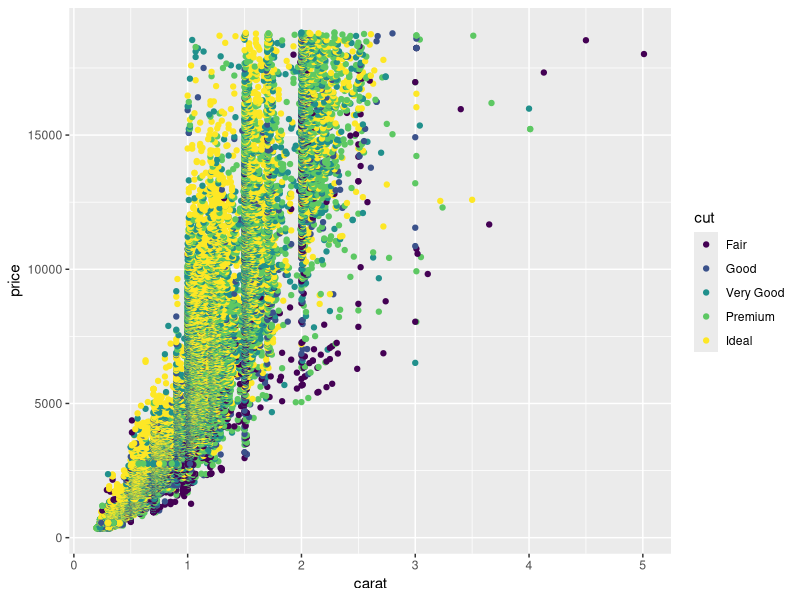
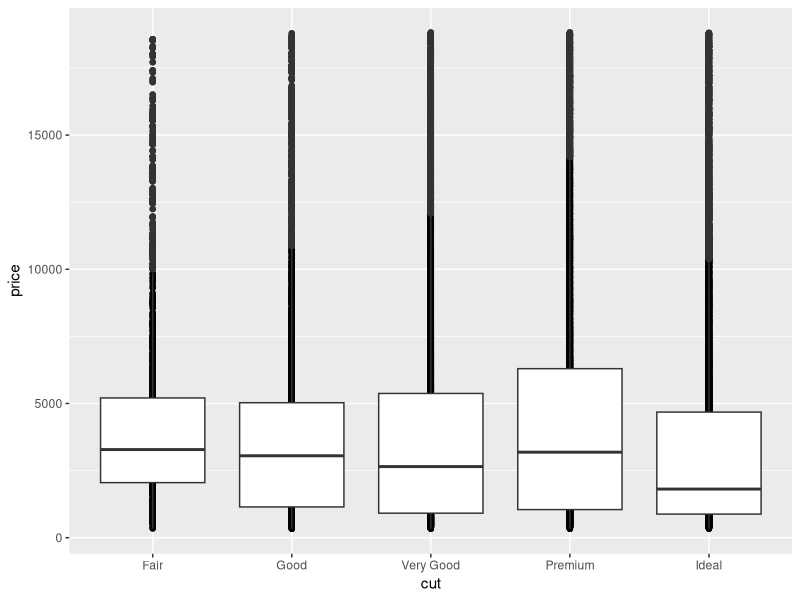
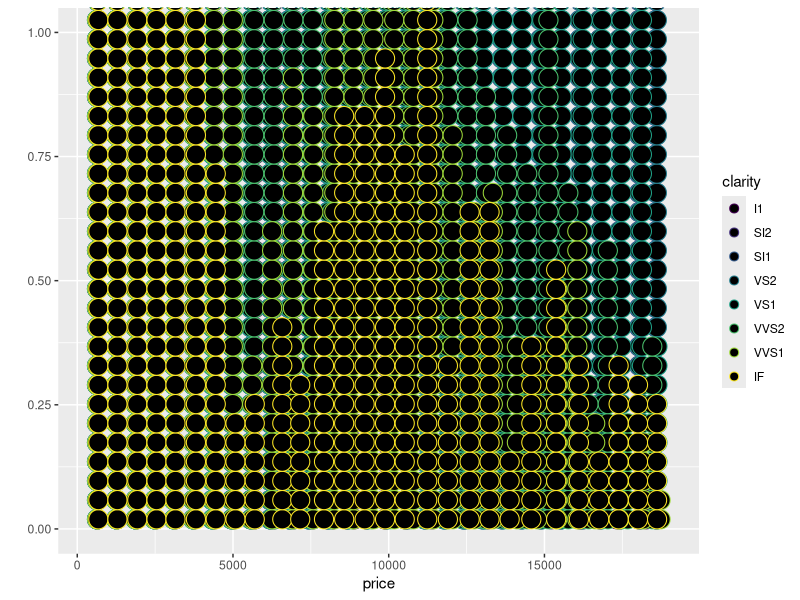
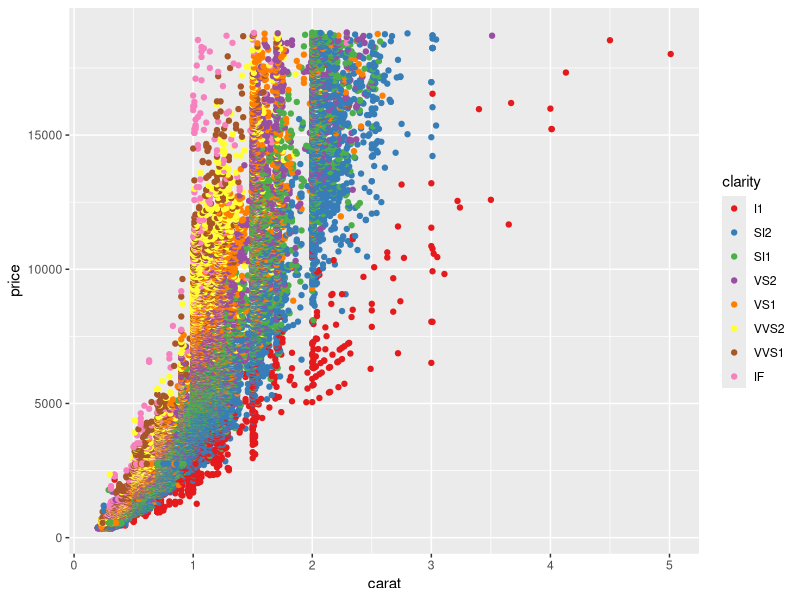
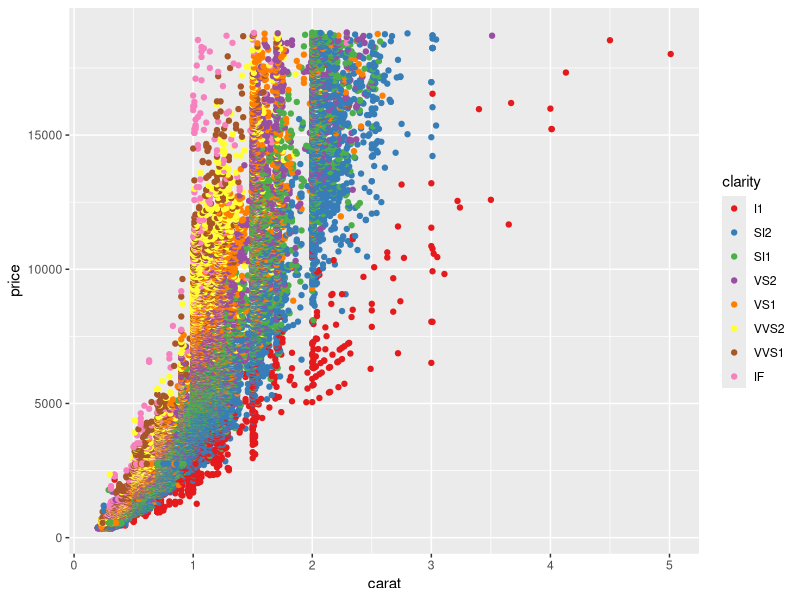

Write R code to recreate these figures, in order.
## ---- chunk 1
set.seed(333)
library(ggplot2)
library(lattice)
## ---- chunk 2
data(diamonds)
## ---- chunk 3
summary(cars)
summary(diamonds)
str(diamonds)
names(diamonds)
head(diamonds)
## ---- chunk 4
qplot(carat, price, data=diamonds, color=cut)
## ---- chunk 5
qplot(cut, price, data=diamonds) + geom_boxplot()
## ---- chunk 6
    
## ---- chunk 7
x <- 1:10
y <- round(rnorm(10, x, 1), 2)
df <- data.frame(x, y)
df
## ---- chunk 8
x <- 1:10
y <- round(rnorm(10, x, 1), 2)
df <- data.frame(x, y)
df
## ---- chunk 9
qplot(price, data=diamonds, colour=clarity, geom="dotplot")
## ---- chunk 10
qplot(carat, price, data=diamonds, colour=clarity)+ scale_colour_brewer(palette="Set1")
## ---- chunk 11
qplot(carat, price, data=diamonds, colour=clarity)+ scale_colour_brewer(palette="Set1")
## ---- chunk 12
cat("Here are some dot points\n\n")
cat(paste("* The value of y[", 1:3, "] is ", y[1:3], sep="", collapse="\n"))
## ---- chunk 13
cat("Here are some dot points\n\n")
cat(paste("* The value of y[", 1:3, "] is ", y[1:3], sep="", collapse="\n"))
## ---- chunk 14
cat("x | y", "--- | ---", sep="\n")
cat(apply(df, 1, function(X) paste(X, collapse=" | ")), sep = "\n")
## ---- chunk 15
cat("x | y", "--- | ---", sep="\n")
cat(apply(df, 1, function(X) paste(X, collapse=" | ")), sep = "\n")
## ---- chunk 16
head(df)
## ---- chunk 17
head(df)
## ---- chunk 18
for (i in 1:5000) {
  lm((i+1)~i)
}
